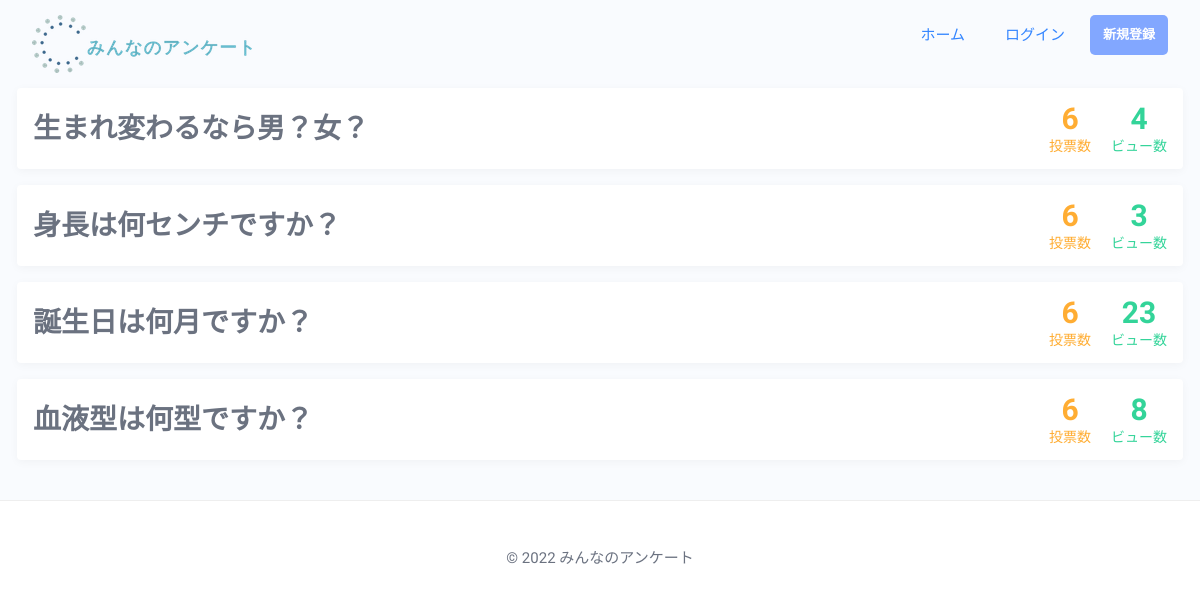
The page / on the database its author committed.
### tables this page shows
CREATE TABLE `topics` (
  `id` int(10) UNSIGNED AUTO_INCREMENT PRIMARY KEY COMMENT 'トピックID',
  `title` varchar(50) NOT NULL COMMENT 'トピック本文',
  `published` int(1) NOT NULL COMMENT '公開状態(1: 公開、0: 非公開)',
  `views` int(10) NOT NULL DEFAULT '0' COMMENT 'PV数',
  `user_id` varchar(10) NOT NULL COMMENT '作成したユーザーID',
  `del_flg` int(1) NOT NULL DEFAULT '0' COMMENT '削除フラグ(1: 削除、0: 有効)',
  `update_by` varchar(20) NOT NULL DEFAULT 'nishikawa' COMMENT '最終更新者',
  `update_at` timestamp NOT NULL DEFAULT CURRENT_TIMESTAMP ON UPDATE CURRENT_TIMESTAMP COMMENT '最終更新日時'
);

### php/controllers/home.php (called while the page is built, shortened)
<?php
function get() {
  $topics = TopicQuery::fetchPublishedTopics();
  \view\home\index($topics);
}

### php/libs/router.php (called while the page is built, shortened)
<?php
function route($rpath, $method) {
    try {
        if($rpath === '') {
            $rpath = 'home';
        }
        $rpath = str_replace('/', '\\', $rpath);
        $fn = "\\controller\\{$rpath}\\{$method}";
        $fn();
    } catch (Throwable $e) {
        redirect('404');
    }
}

### index.php (called while the page is built, shortened)
<?php
require_once SOURCE_BASE . 'libs/helper.php';
require_once SOURCE_BASE . 'libs/router.php';
require_once SOURCE_BASE . 'db/datasource.php';
require_once SOURCE_BASE . 'db/topic.query.php';
require_once SOURCE_BASE . 'partials/header.php';
require_once SOURCE_BASE . 'partials/footer.php';
require_once SOURCE_BASE . 'partials/topic-list-item.php';
require_once SOURCE_BASE . 'views/home.php';
try {
  $url = parse_url(CURRENT_URI);
  $rpath = str_replace(BASE_CONTEXT_PATH, '', $url['path']);
  $method = strtolower($_SERVER['REQUEST_METHOD']);
  route($rpath, $method);
} catch(Throwable $e) {
  die('<p>何かが凄くおかしいようです。</p>');
}

### php/db/datasource.php (called while the page is built, shortened)
<?php
class PDOSingleton {
    private static $singleton;
    private function __construct($dsn, $username, $password)
    {
        $this->conn = new PDO($dsn, $username, $password);
    }
    public static function getInstance($dsn, $username, $password) {
        if(!isset(self::$singleton)) {
            $instance = new PDOSingleton($dsn, $username, $password);
            self::$singleton = $instance->conn;
        }
        return self::$singleton;
    }
}
class DataSource {
    private $conn;
    public function __construct(
        $host = '',
        $dbName = '',
        $username = '',
        $password = ''
    ) {
        $dsn = "mysql:host={$host};dbname={$dbName};charset=utf8";
        $this->conn = PDOSingleton::getInstance($dsn, $username, $password);
    }
    public function select($sql = "", $params = [], $type = '', $cls = '') {
        $stmt = $this->executeSql($sql, $params);
        if($type === static::CLS) {
            return $stmt->fetchAll(PDO::FETCH_CLASS, $cls);
        } else {
            return $stmt->fetchAll();
        }
    }
    private function executeSql($sql, $params) {
        $stmt = $this->conn->prepare($sql);
        $this->sqlResult = $stmt->execute($params);
        return $stmt;
    }
}

### php/db/topic.query.php (called while the page is built, shortened)
<?php
class TopicQuery {
  public static function fetchPublishedTopics() {
    $db = new DataSource;
    $sql = 'SELECT *
      FROM `topics` t
      LEFT JOIN (SELECT topic_id, COUNT(*) as count
                  FROM `poll`
                  GROUP BY topic_id) p
        ON t.id = p.topic_id
      WHERE t.published = 1
        AND t.del_flg != 1
      ORDER BY t.id DESC;
    ';
    return $db->select($sql, [], DataSource::CLS, TopicModel::class);
  }
}

### php/partials/topic-list-item.php (the view, shortened to what this page needs)
<?php
function topic_list_item($topic, $destination) {
  $topic = escape($topic);
  $polledCount = $topic->count !== '' ? $topic->count : 0;
?>
<li class="topic-item">
  <a href="<?php echo echo_url('topic/' . $destination . '?topic_id=' . $topic->id) ?>" class="topic-item__link">
    <p class="topic-item__title"><?php echo $topic->title ?></p>
    <div class="topic-counter-wrapper">
      <span class="topic-counter topic-counter--votes">
        <span class="topic-counter__number"><?php echo $polledCount ?></span>
        <span class="topic-counter__unit">投票数</span>
      </span>
      <span class="topic-counter topic-counter--views">
        <span class="topic-counter__number"><?php echo $topic->views ?></span>
        <span class="topic-counter__unit">ビュー数</span>
      </span>
    </div>
  </a>
</li>
<?php
}

### php/views/home.php (shortened to what this page needs)
<?php
function index($topics)
{
?>
  <ul class="topic-item-wrapper">
    <?php
    foreach ($topics as $topic) {
      \partials\topic_list_item($topic, 'detail');
    }
    ?>
  </ul>
<?php
}

### assets/css/style.css (style rules this page uses)
﻿html,body,div,span,object,iframe,h1,h2,h3,h4,h5,h6,p,blockquote,pre,abbr,address,cite,code,del,dfn,em,img,ins,kbd,q,samp,small,strong,sub,sup,var,b,i,dl,dt,dd,ol,ul,li,fieldset,form,label,legend,table,caption,tbody,tfoot,thead,tr,th,td,article,aside,canvas,details,figcaption,figure,footer,header,hgroup,menu,nav,section,summary,time,mark,audio,video { margin:0;padding:0;border:0;outline:0;font-size:100%;vertical-align:baseline;background:rgba(0,0,0,0);font-weight:inherit }
body { line-height:1 }
a { margin:0;padding:0;font-size:100%;vertical-align:baseline;background:rgba(0,0,0,0) }
html { font-size:62.5% }
body { font-size:1.5rem;color:#6b7280;font-family:"M PLUS Rounded 1c",sans-serif }
a { color:#6b7280 }
ul,ol { list-style:none }
.topic-item { background-color:#fff;box-shadow:0 2px 10px rgba(0,0,0,.04);transition:.3s ease-in-out;border-radius:4px;margin-bottom:16px }
.topic-item:last-child { margin-bottom:0 }
.topic-item__link { text-decoration:none;padding:1.6rem;display:block }
@media only screen and (min-width: 600px) { .topic-item__link { display:flex;justify-content:space-between;align-items:center } }
.topic-item__title { font-size:2.8rem;font-weight:bold;line-height:1.4;flex:1 }
@media only screen and (min-width: 600px) { .topic-item__title { padding-right:20px } }
.topic-counter-wrapper { display:flex;justify-content:center;margin-top:1rem }
@media only screen and (min-width: 600px) { .topic-counter-wrapper { margin-top:0 } }
.topic-counter--votes { margin-right:20px;color:#ffad33 }
.topic-counter--views { color:#33d499 }
.topic-counter__number { font-size:3rem;font-weight:bold;display:block;text-align:center }
.topic-counter__unit { font-size:1.4rem;display:block;text-align:center;margin-top:.5rem }

### rows shown on the page
topics: title "生まれ変わるなら男？女？", polledCount "6", views "4"
topics: title "身長は何センチですか？", polledCount "6", views "3"
topics: title "誕生日は何月ですか？", polledCount "6", views "23"
topics: title "血液型は何型ですか？", polledCount "6", views "8"
